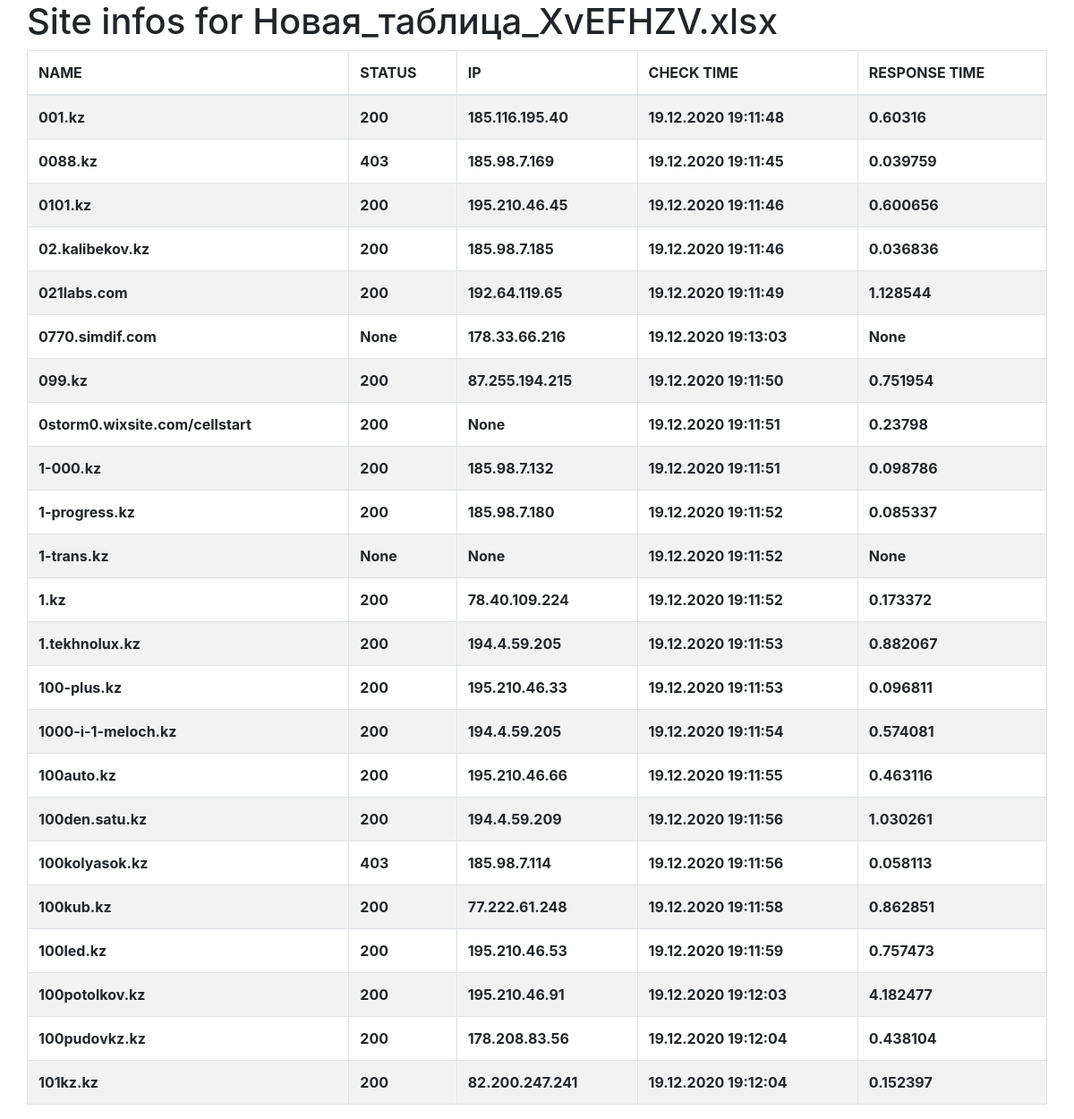
The app's page /session/41/ with its own data.
### users/models.py (models this page shows, shortened)
class SiteInfo(models.Model):
    session = models.ForeignKey(
        Session, on_delete=models.CASCADE, related_name='sites')
    name = models.CharField(max_length=128, null=True, blank=True)
    status = models.CharField(max_length=3, null=True, blank=True)
    check_time = models.DateTimeField(null=True, blank=True)
    ip = models.CharField(max_length=32, null=True, blank=True)
    is_checked = models.BooleanField(default=False)
    responce_time = models.CharField(max_length=128, null=True, blank=True)

### users/views.py (the view)
# urls.py: path('session/<int:pk>/', session,  name='session'),
def session(request, pk=None):
    session_name = Session.objects.get(pk=pk).filename()
    site_infos = SiteInfo.objects.filter(session__pk=pk)
    return render(request, 'session.html', {
        'site_infos': site_infos,
        'session_name': session_name
    })

### users/models.py (called while the page is built)
    def filename(self):
        return os.path.basename(self.sites_file.name)

### templates/session.html (shortened to what this page needs)
{% extends 'base.html' %}
{% load crispy_forms_tags %}
{% load static %}
{% block content %}
<div class="row">
    <h1>Site infos for {{session_name}}</h1>
    <table cellspacing=0 class="table table-bordered table-hover table-inverse table-striped" id='example' width=100%>
        <thead>
            <tr>
                <th>NAME</th>
                <th>STATUS</th>
                <th>IP</th>
                <th>CHECK TIME</th>
                <th>RESPONSE TIME</th>
            </tr>
        </thead>
        <tfoot>
            <tbody>
                {% for site_info in site_infos %}
                <tr>
                    <th>{{ site_info.name }}</th>
                    <th>{{ site_info.status }}</th>
                    <th>{{ site_info.ip }}</th>
                    <th>{{ site_info.check_time|date:'d.m.Y H:i:s' }}</th>
                    <th>{{ site_info.responce_time }}</th>
                </tr>
                {% endfor %}
            </tbody>
        </tfoot>
    </table>
</div>
{% endblock %}

### templates/base.html (shortened to what this page needs)
{% load static %}
<!doctype html>
<html lang="en">
<head>
  <link href=https://cdnjs.cloudflare.com/ajax/libs/twitter-bootstrap/4.5.0/css/bootstrap.min.css rel=stylesheet>
  <link href=https://cdnjs.cloudflare.com/ajax/libs/datatables/1.10.20/css/dataTables.bootstrap4.min.css rel=stylesheet>
</head>
<body>
  <div class="container">
    <div class="justify-content-center">
      {% block content %}
      {% endblock %}
    </div>
  </div>
</body>
</html>

### records on screen
SiteInfo: name "001.kz", status "200", ip "185.116.195.40", check_time "19.12.2020 19:11:48", responce_time "0.60316"
SiteInfo: name "0088.kz", status "403", ip "185.98.7.169", check_time "19.12.2020 19:11:45", responce_time "0.039759"
SiteInfo: name "0101.kz", status "200", ip "195.210.46.45", check_time "19.12.2020 19:11:46", responce_time "0.600656"
SiteInfo: name "02.kalibekov.kz", status "200", ip "185.98.7.185", check_time "19.12.2020 19:11:46", responce_time "0.036836"
SiteInfo: name "021labs.com", status "200", ip "192.64.119.65", check_time "19.12.2020 19:11:49", responce_time "1.128544"
SiteInfo: name "0770.simdif.com", status "None", ip "178.33.66.216", check_time "19.12.2020 19:13:03", responce_time "None"
SiteInfo: name "099.kz", status "200", ip "87.255.194.215", check_time "19.12.2020 19:11:50", responce_time "0.751954"
SiteInfo: name "0storm0.wixsite.com/cellstart", status "200", ip "None", check_time "19.12.2020 19:11:51", responce_time "0.23798"
SiteInfo: name "1-000.kz", status "200", ip "185.98.7.132", check_time "19.12.2020 19:11:51", responce_time "0.098786"
SiteInfo: name "1-progress.kz", status "200", ip "185.98.7.180", check_time "19.12.2020 19:11:52", responce_time "0.085337"
SiteInfo: name "1-trans.kz", status "None", ip "None", check_time "19.12.2020 19:11:52", responce_time "None"
SiteInfo: name "1.kz", status "200", ip "78.40.109.224", check_time "19.12.2020 19:11:52", responce_time "0.173372"
SiteInfo: name "1.tekhnolux.kz", status "200", ip "194.4.59.205", check_time "19.12.2020 19:11:53", responce_time "0.882067"
SiteInfo: name "100-plus.kz", status "200", ip "195.210.46.33", check_time "19.12.2020 19:11:53", responce_time "0.096811"
SiteInfo: name "1000-i-1-meloch.kz", status "200", ip "194.4.59.205", check_time "19.12.2020 19:11:54", responce_time "0.574081"
SiteInfo: name "100auto.kz", status "200", ip "195.210.46.66", check_time "19.12.2020 19:11:55", responce_time "0.463116"
SiteInfo: name "100den.satu.kz", status "200", ip "194.4.59.209", check_time "19.12.2020 19:11:56", responce_time "1.030261"
SiteInfo: name "100kolyasok.kz", status "403", ip "185.98.7.114", check_time "19.12.2020 19:11:56", responce_time "0.058113"
SiteInfo: name "100kub.kz", status "200", ip "77.222.61.248", check_time "19.12.2020 19:11:58", responce_time "0.862851"
SiteInfo: name "100led.kz", status "200", ip "195.210.46.53", check_time "19.12.2020 19:11:59", responce_time "0.757473"
SiteInfo: name "100potolkov.kz", status "200", ip "195.210.46.91", check_time "19.12.2020 19:12:03", responce_time "4.182477"
SiteInfo: name "100pudovkz.kz", status "200", ip "178.208.83.56", check_time "19.12.2020 19:12:04", responce_time "0.438104"
SiteInfo: name "101kz.kz", status "200", ip "82.200.247.241", check_time "19.12.2020 19:12:04", responce_time "0.152397"

### other values on screen
{{ session_name }} "Новая_таблица_XvEFHZV.xlsx"
